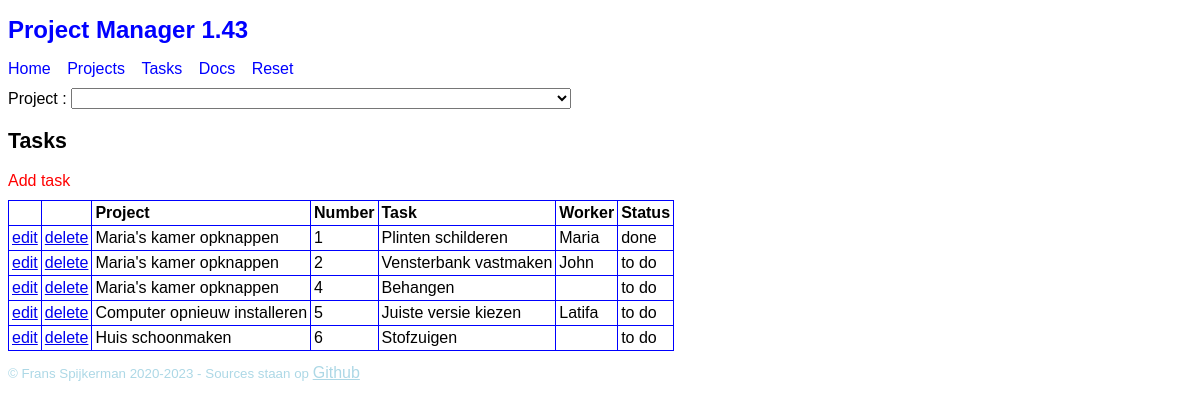
The page /?view=TaskList on the database its author committed.
### tables this page shows
CREATE TABLE `TM1_Task` (
  `projectId` int(11) NOT NULL,
  `taskNumber` int(11) NOT NULL,
  `title` varchar(40) DEFAULT NULL,
  `description` text DEFAULT NULL,
  `worker` varchar(40) DEFAULT NULL,
  `status` varchar(20) DEFAULT NULL,
  CONSTRAINT PRIMARY KEY (`projectId`, `taskNumber`),
  CONSTRAINT FOREIGN KEY (`projectId`) REFERENCES `TM1_Project` (`projectId`) ON DELETE CASCADE
);

CREATE TABLE `TM1_Project` (
  `projectId` int(11) PRIMARY KEY AUTO_INCREMENT,
  `title` varchar(40) DEFAULT NULL,
  `description` text DEFAULT NULL,
  `owner` varchar(40) DEFAULT NULL
);

### framework/View.php (called while the page is built, shortened)
<?php
abstract class View {
    function __construct() {
        $this->show();
    }
}

### framework/DAO.php (called while the page is built, shortened)
<?php
require_once 'framework/SqlProvider.php';
abstract class DAO extends SqlProvider {
    private $class;
    private $object;
    private $stmt;
    function __construct($class) {
        $this->class = $class;
    }
    protected function startListSql($sql, $args = []): void {
        $this->stmt = $this->prepare($sql);
        $this->stmt->execute($args);
        $this->object = $this->stmt->fetchObject($this->class) ?: null;
    }
    function hasNext(): bool {
        return $this->object !== null;
    }
    function getNext(): Model {
        $result = $this->object;
        $this->object = $this->stmt->fetchObject($this->class) ?: null;
        return $result;
    }
}

### framework/SqlProvider.php (called while the page is built, shortened)
<?php
class SqlProvider {
    private static $pdo = null;
    private function connect($host, $dbname, $user, $pass): void {
        try {
            $dsn = "mysql:dbname=$dbname;host=$host;charset=utf8";
            self::$pdo = new PDO($dsn, $user, $pass, null);
            self::$pdo->setAttribute(PDO::ATTR_ERRMODE, PDO::ERRMODE_EXCEPTION);
        } catch (PDOException $ex) {
            die('SqlProvider connection failed: ' . $ex->getMessage());
        }
    }
    function prepare($sql) {
        return self::$pdo->prepare($sql);
    }
}

### dao/ProjectDAO.php (called while the page is built, shortened)
<?php
require_once 'framework/DAO.php';
require_once 'model/Project.php';
class ProjectDAO extends DAO {
    private static $select = 'SELECT * FROM `TM1_Project`';
    function startList(): void {
        $sql = self::$select;
        $sql .= ' ORDER BY `TM1_Project`.`projectId`';
        $this->startListSql($sql);
    }
}

### model/Project.php (called while the page is built, shortened)
<?php
class Project extends Model
{
    protected $projectId = null;
    function getProjectId()
    {
        return $this->projectId;
    }
}

### dao/TaskDAO.php (called while the page is built, shortened)
<?php
require_once 'framework/DAO.php';
require_once 'model/Task.php';
class TaskDAO extends DAO {
    private static $select = "SELECT"
            . " `TM1_Task`.*, `TM1_Project`.`title` AS `project`"
            . " FROM `TM1_Task`"
            . " LEFT JOIN `TM1_Project`"
            . " ON `TM1_Task`.`projectId` = `TM1_Project`.`projectId`";
    function startList(): void {
        $sql = self::$select;
        $sql .= " ORDER BY `TM1_Task`.`projectId`, `TM1_Task`.`taskNumber`";
        $this->startListSql($sql);
    }
}

### model/Task.php (called while the page is built, shortened)
<?php
class Task extends Model
{
    protected $projectId = null;
    protected $taskNumber = null;
    protected $title = '';
    protected $worker = '';
    protected $status = 'to do';
    protected $project = '';
    function getTaskNumber()
    {
        return $this->taskNumber;
    }
    function getProjectId()
    {
        return $this->projectId;
    }
    function getProject()
    {
        return $this->project;
    }
    function getTitle()
    {
        return $this->title;
    }
    function getWorker()
    {
        return $this->worker;
    }
    function getStatus()
    {
        return $this->status;
    }
}

### view/TaskList.php (the view)
<?php
require_once 'framework/View.php';
require_once 'model/Task.php';
require_once 'dao/TaskDAO.php';
require_once 'ProjectSelector.php';
?>
<?php
class TaskList extends View {
    function show() {
        $taskDAO = new TaskDAO;
        $ps = new ProjectSelector();
        $projectId = $ps->getProjectId();
        if (empty($projectId)) {
            $taskDAO->startList();
            $projectSelected = false;
        } else {
            $taskDAO->startListForProject($projectId);
            $projectSelected = true;
        }
        ?>
        <h2>Tasks</h2>
        <nav>
            <a href="?view=TaskEdit&action=insert">Add task</a>
        </nav>
        <table>
            <tr>
                <th></th>
                <th></th>
                <?php if (!$projectSelected) { ?>
                    <th>Project</th>
                <?php } ?>
                <th>Number</th>
                <th>Task</th>
                <th>Worker</th>
                <th>Status</th>
            </tr>
            <?php
            while ($taskDAO->hasNext()) {
                $task = $taskDAO->getNext();
                ?>
                <tr>
                    <td><a href="?view=TaskEdit&action=update&projectId=<?= $task->getProjectId() ?>&taskNumber=<?= $task->getTaskNumber() ?>">edit</a></td>
                    <td><a onclick="return confirm('Zeker weten?')"
                           href="?controller=TaskController&action=delete&projectId=<?= $task->getProjectId() ?>&taskNumber=<?= $task->getTaskNumber() ?>">delete</a></td>
                        <?php if (!$projectSelected) { ?>
                        <td><?= $task->getProject() ?></td>
                    <?php } ?>
                    <td><?= $task->getTaskNumber() ?></td>
                    <td><?= $task->getTitle() ?></td>
                    <td><?= $task->getWorker() ?></td>
                    <td><?= $task->getStatus() ?></td>
                </tr>
                <?php
            }
            ?>
        </table>
        <?php
    }
}
new TaskList;

### index.php (shortened to what this page needs)
<?php
$title = 'Project Manager 1.43';
$view = filter_input(INPUT_GET, 'view');
$menu = [
    'Home' => 'Home',
    'Projects' => 'ProjectList',
    'Tasks' => 'TaskList',
    'Docs' => 'Docs',
    'Reset' => 'Reset',
];
?>
<!doctype html>
<html lang='nl'>
<head>
    <link rel="stylesheet" type="text/css" href="style/style.css?as">
</head>
<body>
    <header>
        <h1>
            <?= $title ?>
        </h1>
    </header>
    <nav>
        <?php foreach ($menu as $menu_item => $menu_view) { ?>
        <a href="?view=<?= $menu_view ?>">
            <?= $menu_item ?>
        </a>
        <?php } ?>
    </nav>
    <main>
        <?php
        require "view/{$view}.php";
        ?>
    </main>
    <footer>
        <p>&copy; Frans Spijkerman 2020-2023 - Sources staan op <a target="github"
                href="https://github.com/spijkerbak/project-manager-1">Github</a></p>
    </footer>
</body>
</html>

### view/ProjectSelector.php
<?php
require_once 'framework/View.php';
require_once 'model/Project.php';
require_once 'dao/ProjectDAO.php';
class ProjectSelector extends View {
    private $projectId;
    function getProjectId() {
        return $this->projectId;
    }
    function show() {
        if (!empty($_POST)) {
            $projectId = filter_input(INPUT_POST, 'projectId');
            $_SESSION['projectId'] = $projectId;
        } else if (isset($_SESSION['projectId'])) {
            $projectId = $_SESSION['projectId'];
        } else {
            $projectId = '';
        }
        $this->projectId = $projectId;
        $projectDAO = new ProjectDAO;
        $projectDAO->startList();
        ?>
        <form method="post">
            <label>Project :
                <select name="projectId" onchange="submit()">
                    <option value=""></option>
                    <?php
                    while ($projectDAO->hasNext()) {
                        $project = $projectDAO->getNext();
                        $selected = $project->getProjectId() == $projectId ? 'selected' : '';
                        echo "<option {$selected} value='{$project->getProjectId()}'>{$project->getTitle()}</option>\n";
                    }
                    ?>
                </select>
            </label>
        </form>
        <?php
    }
}

### style/style.css (style rules this page uses)
* { font-family: sans-serif; font-size: 12pt; }
h1 { font-size: 18pt; }
h2 { font-size: 16pt; }
header h1 { color: blue; }
nav { margin-top: 10px; margin-bottom: 10px; }
nav a, nav button { display: inline-block; text-decoration: none; margin: 0 12px 0 0; color: blue; }
main nav a { color: red; }
table, th, td { border: 1px solid blue; border-collapse: collapse; }
td, th { padding: 3px; }
th { text-align: left; }
form { margin-bottom: 20px; }
form label { display: block; margin-bottom: 12px; }
footer p { font-size: smaller; color: lightblue; }
footer a { color: lightblue; }
select { width: 500px; }

### rows shown on the page
tm1_task: projectId.title "Maria's kamer opknappen", taskNumber "1", title "Plinten schilderen", worker "Maria", status "done"
tm1_task: projectId.title "Maria's kamer opknappen", taskNumber "2", title "Vensterbank vastmaken", worker "John", status "to do"
tm1_task: projectId.title "Maria's kamer opknappen", taskNumber "4", title "Behangen", status "to do"
tm1_task: projectId.title "Computer opnieuw installeren", taskNumber "5", title "Juiste versie kiezen", worker "Latifa", status "to do"
tm1_task: projectId.title "Huis schoonmaken", taskNumber "6", title "Stofzuigen", status "to do"

### other values the page prints
$title "Project Manager 1.43"
$menu_item "Home"
$menu_item "Projects"
$menu_item "Tasks"
$menu_item "Docs"
$menu_item "Reset"
